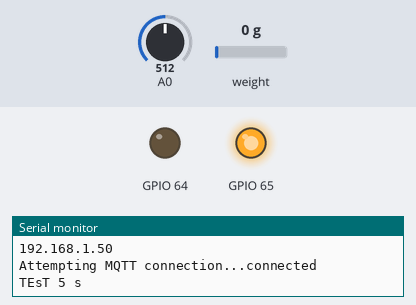
Recording of a sketch running on a simulated ESP8266 (NodeMCU). Parts: output pins drawn as LEDs (lit = HIGH), the last lines printed to the serial monitor. Dashed ring = blinking. Inputs (shaded band) come from the test bench; at power-on: A0 = 512, weight on the scale 0 g. WiFi joins after 1.5 s; servers stay silent unless stated; the local clock reads 2024-03-15 10:24:30 at power-on unless the sketch sets it; no MQTT or app messages arrive unless stated.

Above: at 2.7 s.
2.8 s: A0 set to 793
At 7.0 s:
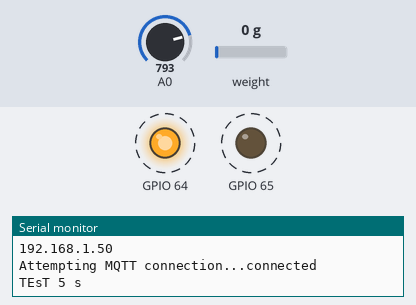
9.1 s: A0 set to 814
At 9.9 s:
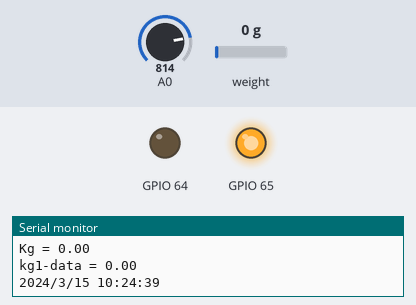
Timing chart, 0 to 12.1 s (numbered marks = the images above; inputs shaded):
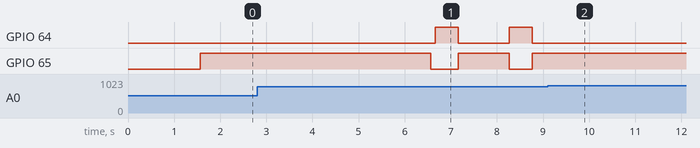

The sketch:

Mainpro.ino
```cpp
#include <ESP8266WiFi.h>
#include <PubSubClient.h>
//#include <OneWire.h>
//#include <DallasTemperature.h>
#include <Wire.h>
#include <RtcDS3231.h>  //RTC library
#include "Adafruit_MCP23017.h"
#include "HX711.h"
#define ONE_WIRE_BUS D3
const char* ssid = "Computer";
const char* password = "571733022";
// Config MQTT Server
#define mqtt_server "m11.cloudmqtt.com"
#define mqtt_port 19443
#define mqtt_user "test"
#define mqtt_password "12345"
///////////////////////////////////////////////
float calibration_factor =47466.00;
#define zero_factor 27892
#define DOUT  D7
#define CLK   D8                          //*loadcell
#define DEC_POINT  2
float offset=0;
float get_units_kg();
HX711 scale(DOUT, CLK);
//////////////////////////////////////////
RtcDS3231<TwoWire> rtcObject(Wire);
Adafruit_MCP23017 mcp;
WiFiClient espClient;
PubSubClient client(espClient);
int x = 1;
int y = 0;
int aa[7],a,b;

//#include "DHT.h"
#define DHTPIN D4 // what digital pin we're connected to
#define DHTTYPE DHT11 // DHT 11
#define ONE_WIRE_BUS D3
//
//
unsigned long interval=6000; // the time we need to wait
unsigned long previousMillis=0; // millis() returns an unsigned long.
//
unsigned long interval2=6000; // the time we need to wait
unsigned long previousMillis2=0; // millis() returns an unsigned long.
//
//DHT dht(DHTPIN, DHTTYPE);
//
//OneWire oneWire(ONE_WIRE_BUS);
//DallasTemperature sensors(&oneWire);
float Celsius = 0;

void setup() {

  Serial.print("Connecting to ");
// sensors.begin();
Serial.println("DHTxx set!");
//  dht.begin();
//////////////////////////////////////////
  mcp.begin();      // use default address 0
  mcp.pinMode(x, OUTPUT);
  mcp.pinMode(y, OUTPUT);
  pinMode(A0,INPUT);                             //*inMCP
  Serial.begin(115200);
  rtcObject.Begin();     //Starts I2C
  delay(10);
//////////////////////////////////////////

//////////////////////////////////////////
  Serial.println();
  Serial.print("Connecting to ");
  Serial.println(ssid);
  WiFi.begin(ssid, password);
  while (WiFi.status() != WL_CONNECTED) {
    delay(500);
    Serial.print(".");
    }                                       //*WiFi
  Serial.println("");
  Serial.println("WiFi connected");
  Serial.println("IP address: ");
  Serial.println(WiFi.localIP());
  client.setServer(mqtt_server, mqtt_port);
  client.setCallback(callback);
//////////////////////////////////////////
  scale.set_scale(calibration_factor);
  scale.set_offset(zero_factor);        //*loadcell
//////////////////////////////////////////

}
int Set=0;
void loop() {
  if (!client.connected()) {
    Serial.print("Attempting MQTT connection...");
    if (client.connect("ESP8266Client", mqtt_user, mqtt_password)) {
      Serial.println("connected");
      client.subscribe("/Time");
      }
    else {
      Serial.print("failed, rc=");
      Serial.print(client.state());
      Serial.println(" try again in 5 seconds");
      delay(5000);
      return;
      }
    }
  client.loop();
  unsigned long currentMillis = millis();
  if(analogRead(A0) > 10){
    //if ((unsigned long)(currentMillis - previousMillis) >= interval)
    {
      clk();
    }
    //if ((unsigned long)(currentMillis - previousMillis2) >= interval)
    {
      Time();
    }
    delay(1000);

}
}
float Kg;
String msg = "";
String tp = "";
void callback(char* topic, byte* payload, unsigned int length) {
  Serial.print("Message arrived [");
  Serial.print(topic);
  Serial.print("] ");
  msg = "";
  tp = "";
  tp=topic;
  int i=0;
  while (i<length) msg += (char)payload[i++];
  if(tp=="/Time"){
    int i=0;
    for (i=0;i<msg.length();i++){
      if(msg[i]=='0'){
        aa[i]=0;
      }
      if(msg[i]=='1'){
        aa[i]=1;
      }
      if(msg[i]=='2'){
        aa[i]=2;
      }
      if(msg[i]=='3'){
        aa[i]=3;
      }
      if(msg[i]=='4'){
        aa[i]=4;
      }
      if(msg[i]=='5'){
        aa[i]=5;
      }
      if(msg[i]=='6'){
        aa[i]=6;
      }
      if(msg[i]=='7'){
        aa[i]=7;
      }
      if(msg[i]=='8'){
        aa[i]=8;
      }
      if(msg[i]=='9'){
        aa[i]=9;
      }
     }
    a=(aa[0]*10)+aa[1];
    b=(aa[2]*10)+aa[3];
    Kg=(aa[4]*100)+(aa[5]*10)+aa[6];
    Kg=Kg/2;
    }
    delay(500);
  Serial.print(msg);
  }
```

Food.ino
```cpp
int KGs=2;
float kg1;
void Moteron(){
  Set=1;
  mcp.digitalWrite(x,720);
  mcp.digitalWrite(y,0);
  }
void Moteroff(){
  mcp.digitalWrite(x,0);
  mcp.digitalWrite(y,0);
  KGs=0;
  }
float data ;
int in ;
void clk(){
    if(KGs==2){
    Serial.println("TEsT 5 s");
    Moteron();
    delay(5000);
    Moteroff();
    KGs=0;
    Set=0;
    }
  data = String((get_units_kg()+offset), DEC_POINT).toFloat();
  in = analogRead(A0);
  if(in<800){
    mcp.digitalWrite(x,0);
    mcp.digitalWrite(y,1023);
    delay(500);
    mcp.digitalWrite(y,0);
    Moteron();
    }
  if(KGs==1){
    if(Kg/100<=kg1-data){
      Moteroff();
      KGs=0;

      }
    }
  Serial.print(data);
  Serial.println(" kg");
  Serial.println(in);
  Serial.print("timeset = ");
  Serial.print(a);
  Serial.print(".");
  Serial.println(b);
  Serial.print("Kgs = ");
  Serial.println(KGs);
  Serial.print("Kg = ");
  Serial.println(Kg/100);
  Serial.print("kg1-data = ");
  Serial.println(kg1-data);
   //delay(1000);
   }
void Moter(){
  Serial.print("Reading: ");
  float data = String((get_units_kg()+offset), DEC_POINT).toFloat();
  if(KGs==0&&Set==0){
    Moteron();
    kg1=data;
    KGs=1;
    }

  }
float get_units_kg(){
  return(scale.get_units()*0.453592);
  }
```

Temp.ino
```cpp
//
//void dht22(){
//  char charBuf[5];
//  float t = dht.readTemperature(true);
//  String t1 = String(t);
//  Serial.print("Temperature DHT22: ");
//  Serial.print(t);
//  Serial.println(" *C ");
////  t1.toCharArray(charBuf, 5) ;
////  client.publish("/DHT22",charBuf);
//}
//void ds18(){
//    char charBuf[5];
//    sensors.requestTemperatures();
//    Celsius = sensors.getTempCByIndex(0);
//    Serial.print("Temperature DS18B20: ");
//    Serial.print(Celsius);
//    Serial.println(" C  ");
//    String c1 = String(Celsius);
////    c1.toCharArray(charBuf, 5) ;
////    client.publish("/DS18",charBuf);
//}
```

Time.ino
```cpp
int TimeC=2,T=0;
void Time(){
  RtcDateTime currentTime = rtcObject.GetDateTime();    //get the time from the RTC
  char str[20];   //declare a string as an array of chars
  sprintf(str, "%d/%d/%d %d:%d:%d",     //%d allows to print an integer to the string
          currentTime.Year(),   //get year method
          currentTime.Month(),  //get month method
          currentTime.Day(),    //get day method
          currentTime.Hour(),   //get hour method
          currentTime.Minute(), //get minute method
          currentTime.Second()  //get second method
         );
  Serial.println(str); //print the string to the serial port
  // delay(1000);

   if(b+1==currentTime.Minute()){
   Set=0;
   }
  if(Set<3){
  if( currentTime.Hour()== a && currentTime.Minute()== b ){
    Moter();
    }
   ///////////////////////////////////////////////////////
  if(TimeC>T){
    a=a+((24-a)/2);
   }
  if(currentTime.Hour()== 0 && currentTime.Minute()== 1){
    T = 0;
  }
  ///////////////////////////////////////////////////////
  }
//  else if(currentTime.Minute()%10==0){
//    dht22();
//    ds18();
//   }
  }
```

Measured:
- the behaviour switches between 799 and 800 on A0 (found by bisection; images 1 and 2)
- after the input at 9.1 s, GPIO 64: stops changing and stays LOW; GPIO 65: stops changing and stays HIGH
- by itself, GPIO 64: alternates HIGH for 0.50 s and LOW for 1.1 s
- by itself, GPIO 65: alternates HIGH for 1.1 s and LOW for 0.55 s
